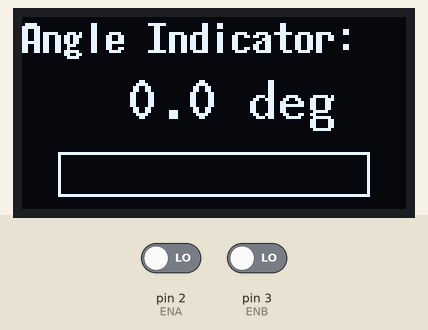
Recording of a sketch running on a simulated Arduino Uno, built with avr-gcc and run on an emulated ATmega328P. Parts: 128×64 one-colour display. The test bench sets the inputs (shaded band); at power-on: pin 2 (ENA) LOW, pin 3 (ENB) LOW.

Above: at 1.2 s.
1.3 s: pin 2 (ENA) driven HIGH
At 3.0 s:
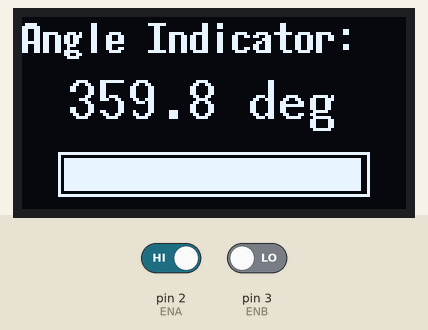
3.3 s: pin 3 (ENB) driven HIGH
At 4.7 s:
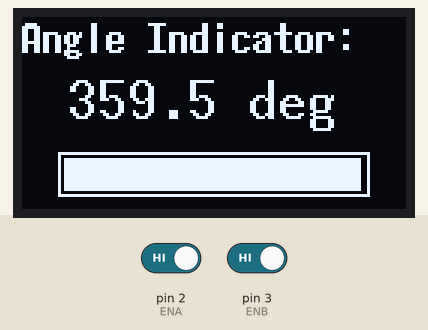
5.3 s: pin 2 (ENA) driven LOW
At 6.6 s:
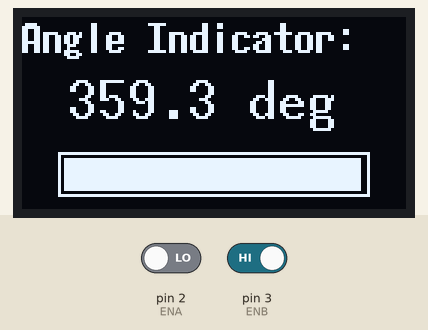
7.3 s: pin 3 (ENB) driven LOW
At 8.8 s:
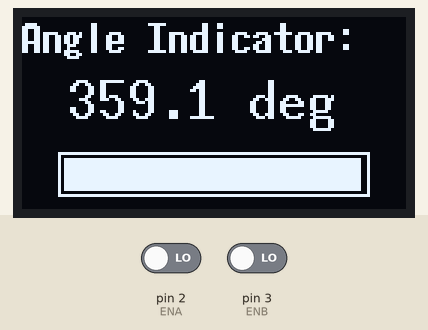
9.2 s: pin 2 (ENA) driven HIGH
At 10.9 s:
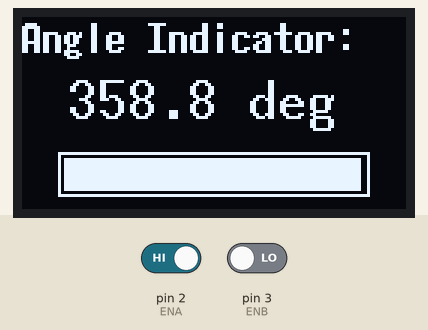
11.2 s: pin 3 (ENB) driven HIGH
At 12.9 s:
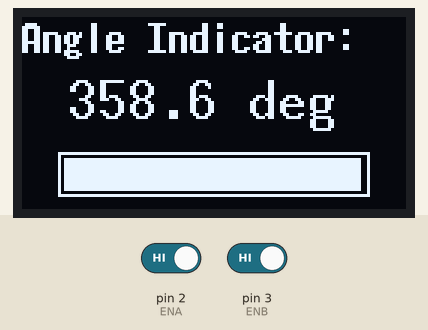
Timing chart, 0 to 14.2 s (numbered marks = the images above; inputs shaded):
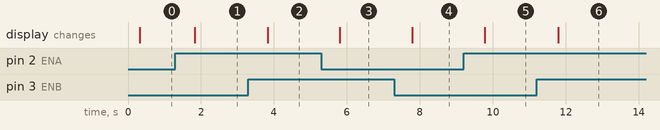

The sketch:

exp1-2-5.ino
```cpp
#include <U8g2lib.h>
#include <Wire.h>
#define ENA 2
#define ENB 3

U8G2_SH1106_128X64_NONAME_1_HW_I2C u8g2(U8G2_R0, U8X8_PIN_NONE, SCL, SDA);
const int rev=13*30*4;
long int count=0;
float currentangle=0;
int progress=0;
char angstr[10]="";
char prostr[10]="";

void count1(){
  if(digitalRead(ENA)==digitalRead(ENB)){
    count++;
  }
  else{
    count--;
  }
}

void count2(){
  if(digitalRead(ENA)==digitalRead(ENB)){
    count--;
  }
  else{
    count++;
  }
}

void setup(){
  pinMode(ENA, INPUT);
  pinMode(ENB, INPUT);
  attachInterrupt(0, count1, CHANGE);
  attachInterrupt(1, count2, CHANGE);
  u8g2.begin();
  u8g2.clearBuffer();
  u8g2.setFont(u8g2_font_7x14_tf);
  u8g2.setFontRefHeightExtendedText();
  u8g2.setDrawColor(1);
  u8g2.setFontPosTop();
}

void loop(){
  currentangle=fmod((count*360.0)/rev, 360.0);
  if(currentangle<0) currentangle+=360.0;
  progress=map(currentangle, 0, 360, 0, 100);
  dtostrf(currentangle, 5, 1, angstr);
  sprintf(prostr, "%d%%", progress);
  u8g2.firstPage();
  do{
    u8g2.setFont(u8g2_font_7x14B_tf);
    u8g2.drawStr(0, 0, "Angle Indicator:");
    u8g2.setFont(u8g2_font_10x20_tf);
    u8g2.drawStr(15, 20, angstr);
    u8g2.drawStr(75, 20, "deg");
    u8g2.drawFrame(12, 45, 104, 15);
    u8g2.drawBox(14, 47, progress, 11);
  } while(u8g2.nextPage());
}
```

Measured:
- after the input at 1.3 s, the display: changes after 0.53 s (image 1)
- after the input at 3.3 s, the display: changes after 0.53 s (image 2)
- after the input at 5.3 s, the display: changes after 0.50 s (image 3)
- after the input at 7.3 s, the display: changes after 0.49 s (image 4)
- after the input at 9.2 s, the display: changes after 0.57 s (image 5)
- after the input at 11.2 s, the display: changes after 0.59 s (image 6)
